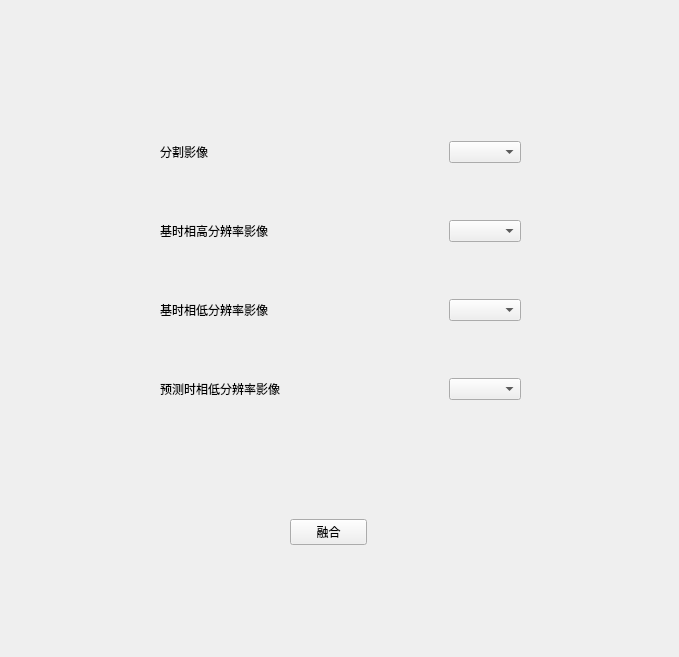
<?xml version="1.0" encoding="UTF-8"?>
<ui version="4.0">
 <class>Fusion</class>
 <widget class="QWidget" name="Fusion">
  <property name="geometry">
   <rect>
    <x>0</x>
    <y>0</y>
    <width>679</width>
    <height>657</height>
   </rect>
  </property>
  <property name="windowTitle">
   <string>Fusion</string>
  </property>
  <widget class="QWidget" name="verticalLayoutWidget">
   <property name="geometry">
    <rect>
     <x>160</x>
     <y>90</y>
     <width>361</width>
     <height>361</height>
    </rect>
   </property>
   <layout class="QVBoxLayout" name="verticalLayout">
    <item>
     <layout class="QHBoxLayout" name="horizontalLayout_4">
      <item>
       <widget class="QLabel" name="label_3">
        <property name="text">
         <string>分割影像</string>
        </property>
       </widget>
      </item>
      <item>
       <spacer name="horizontalSpacer_4">
        <property name="orientation">
         <enum>Qt::Horizontal</enum>
        </property>
        <property name="sizeHint" stdset="0">
         <size>
          <width>40</width>
          <height>20</height>
         </size>
        </property>
       </spacer>
      </item>
      <item>
       <widget class="QComboBox" name="comboBox_4"/>
      </item>
     </layout>
    </item>
    <item>
     <layout class="QHBoxLayout" name="horizontalLayout">
      <item>
       <widget class="QLabel" name="label">
        <property name="text">
         <string>基时相高分辨率影像</string>
        </property>
       </widget>
      </item>
      <item>
       <spacer name="horizontalSpacer">
        <property name="orientation">
         <enum>Qt::Horizontal</enum>
        </property>
        <property name="sizeHint" stdset="0">
         <size>
          <width>40</width>
          <height>20</height>
         </size>
        </property>
       </spacer>
      </item>
      <item>
       <widget class="QComboBox" name="comboBox"/>
      </item>
     </layout>
    </item>
    <item>
     <layout class="QHBoxLayout" name="horizontalLayout_2">
      <item>
       <widget class="QLabel" name="label_2">
        <property name="text">
         <string>基时相低分辨率影像</string>
        </property>
       </widget>
      </item>
      <item>
       <spacer name="horizontalSpacer_3">
        <property name="orientation">
         <enum>Qt::Horizontal</enum>
        </property>
        <property name="sizeHint" stdset="0">
         <size>
          <width>40</width>
          <height>20</height>
         </size>
        </property>
       </spacer>
      </item>
      <item>
       <widget class="QComboBox" name="comboBox_2"/>
      </item>
     </layout>
    </item>
    <item>
     <layout class="QHBoxLayout" name="horizontalLayout_3">
      <item>
       <widget class="QLabel" name="label_5">
        <property name="text">
         <string>预测时相低分辨率影像</string>
        </property>
       </widget>
      </item>
      <item>
       <spacer name="horizontalSpacer_2">
        <property name="orientation">
         <enum>Qt::Horizontal</enum>
        </property>
        <property name="sizeHint" stdset="0">
         <size>
          <width>40</width>
          <height>20</height>
         </size>
        </property>
       </spacer>
      </item>
      <item>
       <widget class="QComboBox" name="comboBox_3"/>
      </item>
     </layout>
    </item>
   </layout>
  </widget>
  <widget class="QWidget" name="horizontalLayoutWidget_6">
   <property name="geometry">
    <rect>
     <x>290</x>
     <y>500</y>
     <width>77</width>
     <height>65</height>
    </rect>
   </property>
   <layout class="QHBoxLayout" name="horizontalLayout_6">
    <item>
     <widget class="QPushButton" name="pushButton">
      <property name="text">
       <string>融合</string>
      </property>
     </widget>
    </item>
   </layout>
  </widget>
 </widget>
 <resources/>
 <connections/>
</ui>
